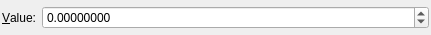
<ui version="4.0" >
 <class>EditDoubleWidget</class>
 <widget class="QWidget" name="EditDoubleWidget" >
  <property name="geometry" >
   <rect>
    <x>0</x>
    <y>0</y>
    <width>431</width>
    <height>35</height>
   </rect>
  </property>
  <property name="windowTitle" >
   <string>Form</string>
  </property>
  <layout class="QHBoxLayout" >
   <property name="leftMargin" >
    <number>2</number>
   </property>
   <property name="topMargin" >
    <number>2</number>
   </property>
   <property name="rightMargin" >
    <number>2</number>
   </property>
   <property name="bottomMargin" >
    <number>2</number>
   </property>
   <item>
    <widget class="QLabel" name="label_value" >
     <property name="text" >
      <string>&amp;Value:</string>
     </property>
     <property name="buddy" >
      <cstring>spinbox_double</cstring>
     </property>
    </widget>
   </item>
   <item>
    <widget class="QDoubleSpinBox" name="spinbox_double" >
     <property name="sizePolicy" >
      <sizepolicy vsizetype="Fixed" hsizetype="Expanding" >
       <horstretch>0</horstretch>
       <verstretch>0</verstretch>
      </sizepolicy>
     </property>
     <property name="decimals" >
      <number>8</number>
     </property>
     <property name="minimum" >
      <double>-1000000000.000000000000000</double>
     </property>
     <property name="maximum" >
      <double>1000000000.000000000000000</double>
     </property>
     <property name="singleStep" >
      <double>0.100000000000000</double>
     </property>
    </widget>
   </item>
  </layout>
 </widget>
 <resources/>
 <connections/>
</ui>
